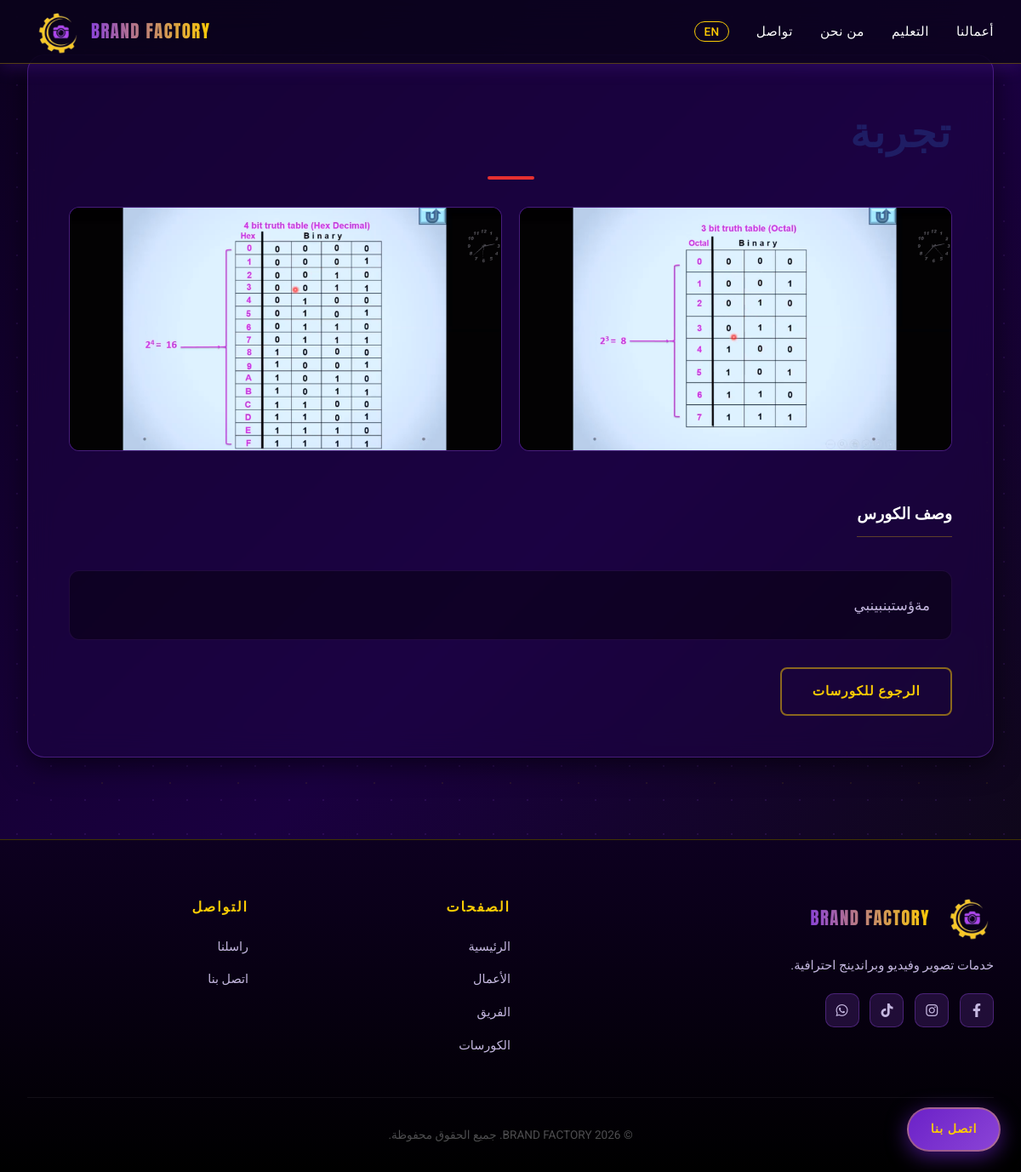
The page /course/1 on the database its author committed.
### main.py (models this page shows)
class Course(db.Model):
    id = db.Column(db.Integer, primary_key=True)
    title_ar = db.Column(db.String(100), nullable=False)
    title_en = db.Column(db.String(100), nullable=False)
    description_ar = db.Column(db.Text, nullable=True)
    description_en = db.Column(db.Text, nullable=True)
    is_featured = db.Column(db.Boolean, default=False)
    cover_media = db.Column(db.String(128), nullable=True)
    cover_media_type = db.Column(db.String(20), nullable=True) # 'image' or 'video'
    media_items = relationship('CourseMedia', backref='course', cascade="all, delete-orphan")
    @property
    def thumbnail(self):
        if self.cover_media and self.cover_media_type == 'image':
            return self.cover_media
        for m in self.media_items:
            if m.media_type == 'image':
                return m.path
        return None

class CourseMedia(db.Model):
    id = db.Column(db.Integer, primary_key=True)
    path = db.Column(db.String(128), nullable=False)
    media_type = db.Column(db.String(20)) # 'image' or 'video'
    course_id = db.Column(db.Integer, db.ForeignKey('course.id'), nullable=False)

### main.py (the view)
@app.route("/course/<int:course_id>")
def course_detail(course_id):
    course = Course.query.get_or_404(course_id)
    return render_template('course_detail.html', course=course)

### main.py (called while the page is built)
@app.before_request
def before_request():
    g.lang = session.get('lang', 'ar') # اللغة الافتراضية عربي

@app.context_processor
def inject_global_data():
    if not hasattr(g, '_site_content'):
        g._site_content = SiteContent.query.first()
    return dict(lang=g.lang, global_site_content=g._site_content, cache_id=app_version)

### src/templates/course_detail.html (shortened to what this page needs)
<!DOCTYPE html>
<html lang="{{ lang }}" dir="{{ 'rtl' if lang == 'ar' else 'ltr' }}">
<head>
    <link rel="stylesheet" href="https://cdnjs.cloudflare.com/ajax/libs/font-awesome/6.4.0/css/all.min.css">
    <link href="https://unpkg.com/aos@2.3.1/dist/aos.css" rel="stylesheet">
    <link rel="stylesheet" href="{{ url_for('static', filename='style.css') }}?v={{ cache_id }}">
</head>
<body>
    <header>
        <nav>
            <a href="{{ url_for('index') }}" class="logo">
                <div class="logo-icon"></div>
                <span>BRAND FACTORY</span>
            </a>
            <ul class="nav-links">
                <li><a href="{{ url_for('index') }}#portfolio">{{ 'Work' if lang == 'en' else 'أعمالنا' }}</a></li>
                <li><a href="{{ url_for('index') }}#learning">{{ 'Learning' if lang == 'en' else 'التعليم' }}</a></li>
                <li><a href="{{ url_for('index') }}#about">{{ 'About' if lang == 'en' else 'من نحن' }}</a></li>
                <li><a href="{{ url_for('index') }}#contact">{{ 'Contact' if lang == 'en' else 'تواصل' }}</a></li>
                <li>
                    <a href="{{ url_for('set_lang', lang='ar' if lang == 'en' else 'en') }}" class="lang-btn">
                        <span>{{ 'ع' if lang == 'en' else 'EN' }}</span>
                    </a>
                </li>
            </ul>
        </nav>
    </header>
    <main>
        <section style="padding-top: 4rem;">
            <div class="section-inner section-content" data-aos="fade-up">
                <h2 class="glowing-text"
                    style="margin-bottom: 2rem; text-align: {{ 'right' if lang == 'ar' else 'left' }};">
                    {{ course.title_en if lang == 'en' else course.title_ar }}
                </h2>
                <div class="media-grid">
                    {% for media in course.media_items %}
                    <div class="media-item" data-aos="zoom-in" data-aos-delay="{{ loop.index0 * 80 }}">
                        {% if media.media_type == 'image' %}
                        <img class="clickable-image" src="{{ url_for('static', filename='uploads/' + media.path) }}"
                            alt="Course Media" onerror="console.error('Failed to load image:', this.src)">
                        {% elif media.media_type == 'video' %}
                        <video controls preload="metadata" style="width: 100%;">
                            <source src="{{ url_for('static', filename='uploads/' + media.path) }}">
                            Your browser does not support the video tag.
                        </video>
                        {% endif %}
                    </div>
                    {% else %}
                    <div style="grid-column: 1/-1; text-align: center; padding: 50px; color: var(--text-muted);">
                        <p>{{ 'No media found for this course.' if lang == 'en' else 'لم يتم رفع ميديا لهذا الكورس بعد.'
                            }}</p>
                    </div>
                    {% endfor %}
                </div>
                <div class="project-description" data-aos="fade-up">
                    <h3
                        style="color: var(--text-white); border-bottom: 1px solid var(--border-gold); padding-bottom: 10px; display: inline-block;">
                        {{ 'Course Description' if lang == 'en' else 'وصف الكورس' }}
                    </h3>
                    <div class="description-text">
                        {{ (course.description_en if lang == 'en' else course.description_ar) | safe }}
                    </div>
                </div>
                <div class="view-all-wrapper"
                    style="margin-top: 2rem; text-align: {{ 'right' if lang == 'ar' else 'left' }};">
                    <a href="{{ url_for('learning') }}" class="cta-button-outline">{{ 'Back to Courses' if lang == 'en'
                        else 'الرجوع للكورسات' }}</a>
                </div>
            </div>
        </section>
    </main>
    <footer>
        <div class="footer-grid">
            <div class="footer-brand">
                <a href="{{ url_for('index') }}" class="logo">
                    <div class="logo-icon"></div>
                    <span>BRAND FACTORY</span>
                </a>
                <p style="margin-top:1rem;">{{ 'Professional photography, videography & branding services.' if lang ==
                    'en' else 'خدمات تصوير وفيديو وبراندينج احترافية.' }}</p>
                <div class="footer-socials" style="margin-top:1.2rem;">
                    <a href="{{ site_content.contact_facebook if site_content and site_content.contact_facebook else '#' }}"
                        target="_blank" class="footer-social-btn"><i class="fab fa-facebook-f"></i></a>
                    <a href="{{ site_content.contact_instagram if site_content and site_content.contact_instagram else '#' }}"
                        target="_blank" class="footer-social-btn"><i class="fab fa-instagram"></i></a>
                    <a href="{{ site_content.contact_tiktok if site_content and site_content.contact_tiktok else '#' }}"
                        target="_blank" class="footer-social-btn"><i class="fab fa-tiktok"></i></a>
                    <a href="{{ ('https://wa.me/' + site_content.contact_whatsapp.replace('+','').replace(' ','')) if site_content and site_content.contact_whatsapp else '#' }}"
                        target="_blank" class="footer-social-btn"><i class="fab fa-whatsapp"></i></a>
                </div>
            </div>
            <div class="footer-col">
                <h4>{{ 'Pages' if lang == 'en' else 'الصفحات' }}</h4>
                <ul>
                    <li><a href="{{ url_for('index') }}">{{ 'Home' if lang == 'en' else 'الرئيسية' }}</a></li>
                    <li><a href="{{ url_for('portfolio') }}">{{ 'Portfolio' if lang == 'en' else 'الأعمال' }}</a></li>
                    <li><a href="{{ url_for('team') }}">{{ 'Team' if lang == 'en' else 'الفريق' }}</a></li>
                    <li><a href="{{ url_for('learning') }}">{{ 'Courses' if lang == 'en' else 'الكورسات' }}</a></li>
                </ul>
            </div>
            <div class="footer-col">
                <h4>{{ 'Contact' if lang == 'en' else 'التواصل' }}</h4>
                <ul>
                    <li><a
                            href="mailto:{{ site_content.contact_email if site_content and site_content.contact_email else 'photogenic2026@gmail.com' }}">{{
                            'Email Us' if lang == 'en' else 'راسلنا' }}</a></li>
                    <li><a
                            href="tel:{{ site_content.contact_phone if site_content and site_content.contact_phone else '07813886233' }}">{{
                            'Call Us' if lang == 'en' else 'اتصل بنا' }}</a></li>
                </ul>
            </div>
        </div>
        <div class="footer-bottom">
            &copy; 2026 BRAND FACTORY. {{ 'All rights reserved.' if lang == 'en' else 'جميع الحقوق محفوظة.' }}
        </div>
    </footer>
    <a href="{{ url_for('index') }}#contact" class="floating-contact-btn">
        {{ 'Contact Us' if lang == 'en' else 'اتصل بنا' }}
    </a>
</body>
</html>

### src/templates/course_detail.html (style rules this page uses)
.media-grid { display: grid; grid-template-columns: repeat(auto-fit, minmax(280px, 1fr)); gap: 20px; margin-bottom: 40px; justify-content: center; }
.media-item { background: var(--surface); border-radius: 12px; overflow: hidden; border: 1px solid var(--border-purple); transition: transform 0.3s ease, border-color 0.3s ease, box-shadow 0.3s ease; position: relative; }
.media-item img, .media-item video { width: 100%; height: auto; display: block; }
.description-text { color: var(--text-muted); line-height: 1.8; font-size: 1.05rem; margin-top: 20px; background: rgba(0, 0, 0, 0.4); padding: 25px; border-radius: 12px; border: 1px solid rgba(139, 68, 214, 0.15); }

### rows shown on the page
Course: title_ar "تجربة", description_ar "مةؤستبنبينبي"
CourseMedia: path (picture)
CourseMedia: path (picture)

### other values the page prints
{{ 'Work' if lang == 'en' else 'أعمالنا' }} "أعمالنا"
{{ 'Learning' if lang == 'en' else 'التعليم' }} "التعليم"
{{ 'About' if lang == 'en' else 'من نحن' }} "من نحن"
{{ 'Contact' if lang == 'en' else 'تواصل' }} "تواصل"
{{ 'ع' if lang == 'en' else 'EN' }} "EN"
{{ 'Course Description' if lang == 'en' else 'وصف الكورس' }} "وصف الكورس"
{{ 'Pages' if lang == 'en' else 'الصفحات' }} "الصفحات"
{{ 'Home' if lang == 'en' else 'الرئيسية' }} "الرئيسية"
{{ 'Portfolio' if lang == 'en' else 'الأعمال' }} "الأعمال"
{{ 'Team' if lang == 'en' else 'الفريق' }} "الفريق"
{{ 'Courses' if lang == 'en' else 'الكورسات' }} "الكورسات"
{{ 'Contact' if lang == 'en' else 'التواصل' }} "التواصل"
{{ 'Email Us' if lang == 'en' else 'راسلنا' }} "راسلنا"
{{ 'Call Us' if lang == 'en' else 'اتصل بنا' }} "اتصل بنا"
{{ 'All rights reserved.' if lang == 'en' else 'جميع الحقوق محفوظة.' }} "جميع الحقوق محفوظة."
